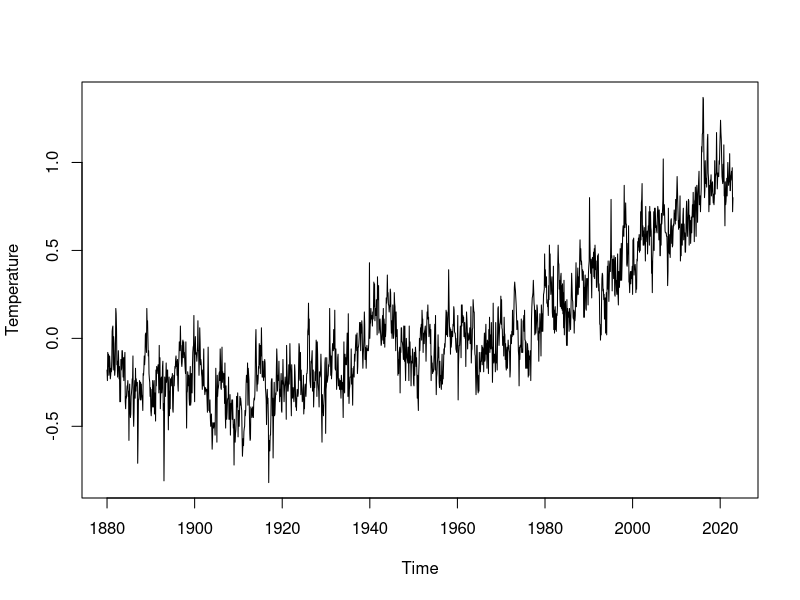
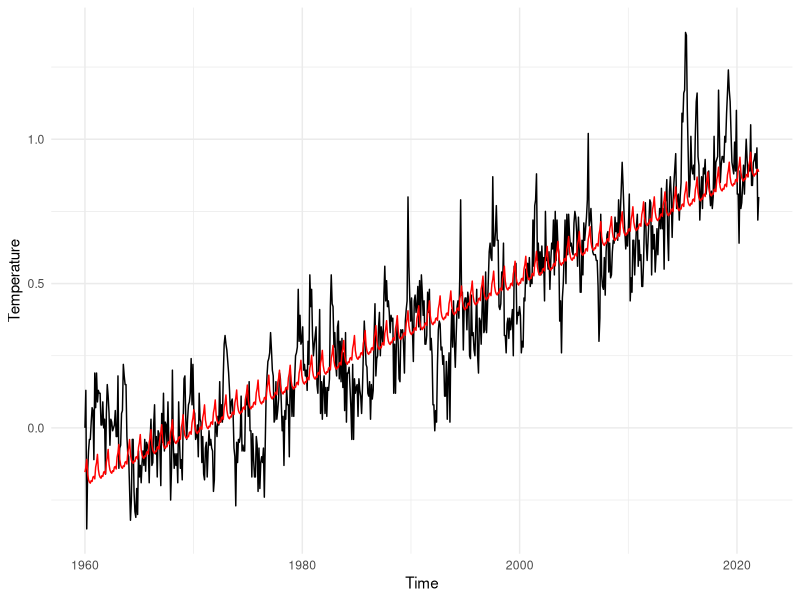
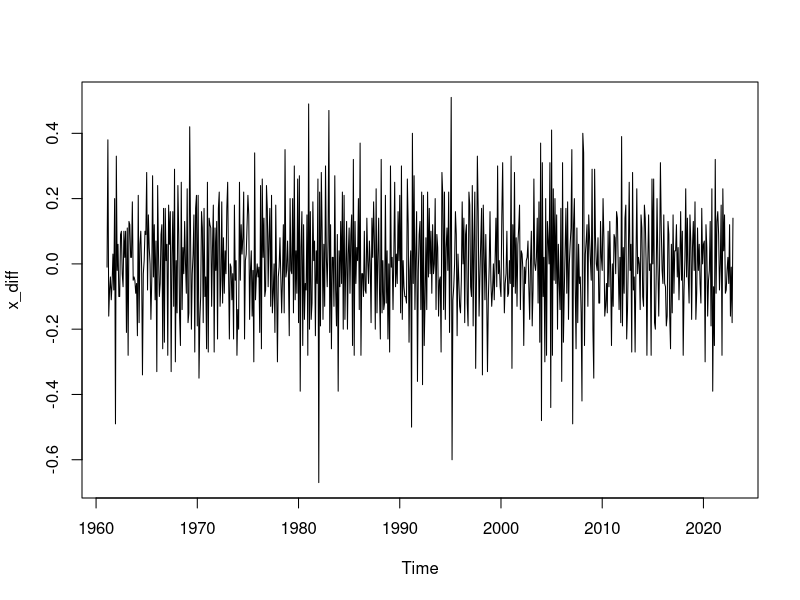
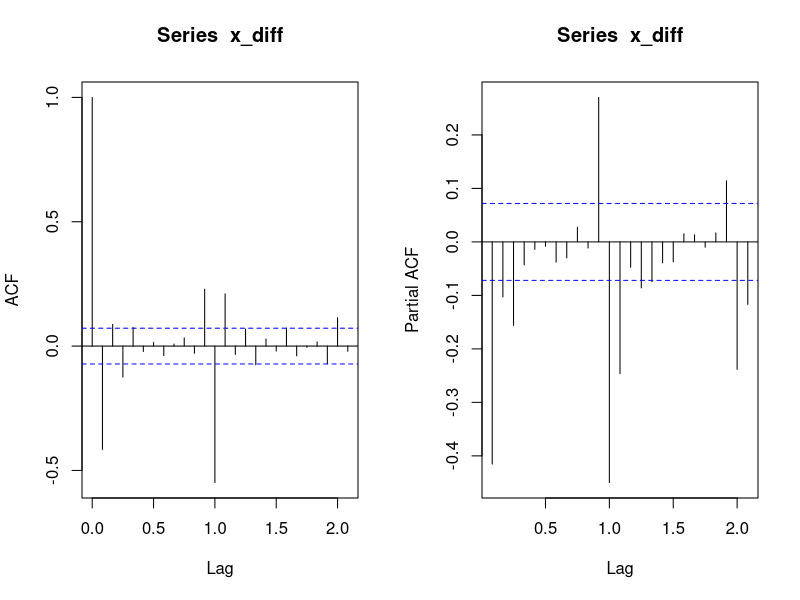
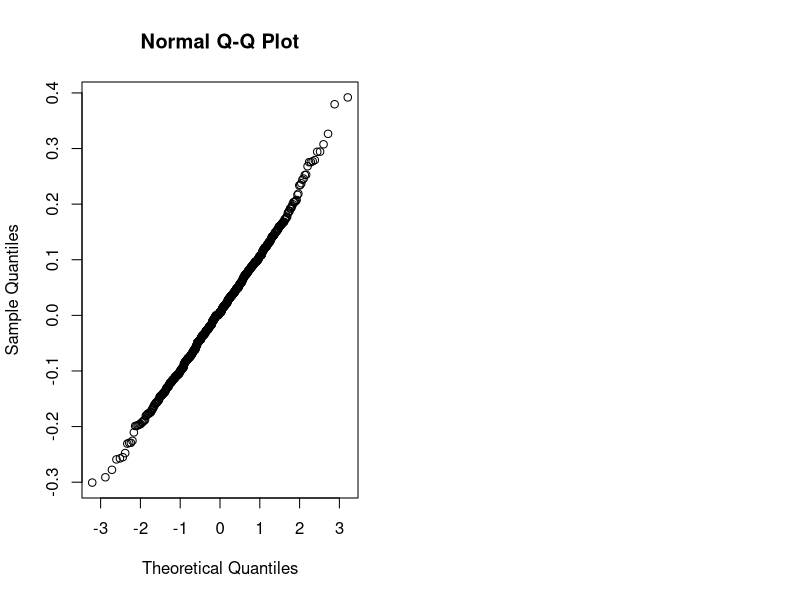
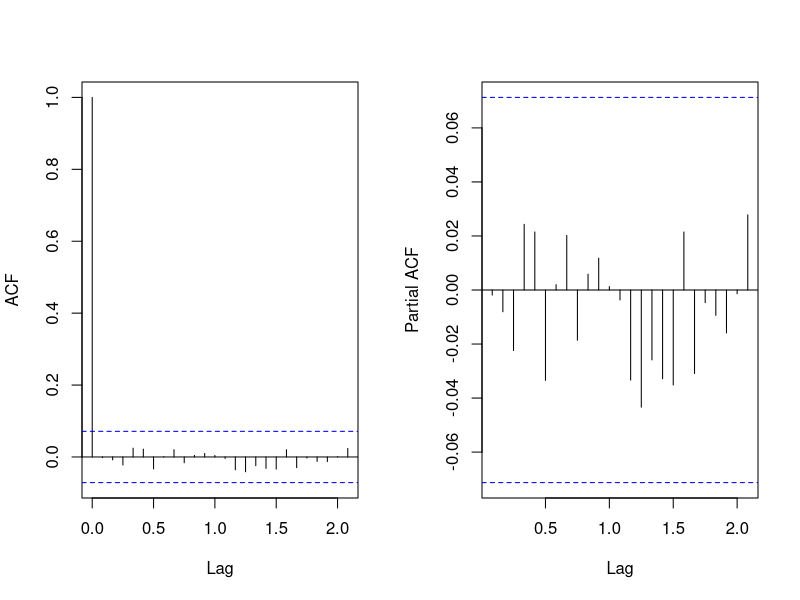
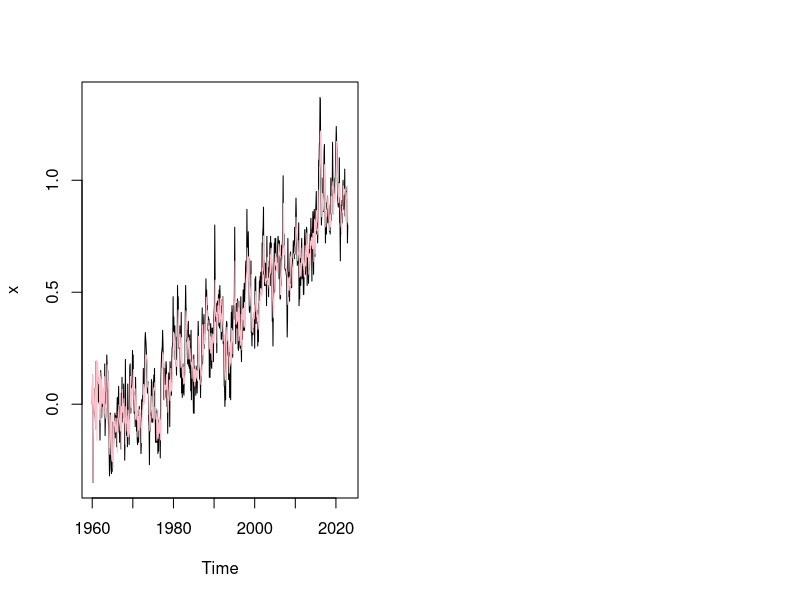
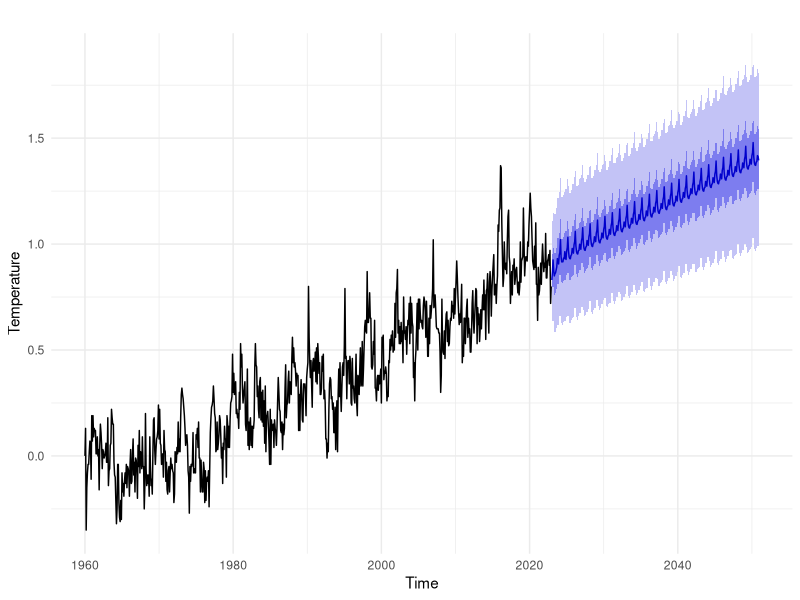

The R source for these figures, in order:
## ---- chunk 1
knitr::opts_chunk$set(echo = FALSE, message=FALSE, warning=FALSE)
library(ggplot2)
library(forecast)
library(gridExtra)
library(tidyverse)
library(MASS)
library(stats)
library(cowplot)
library(dplyr)
library(tidyr)
library(readr)
library(pROC)
library(nlme)
## ---- chunk 2
setwd("~/Google Drive/EPFL/Applied Stat/StatApp-314577/Project-5")
data <- read.csv("temperature.csv", sep=",", dec=".", head=TRUE)

x <- as.vector(t(data[, -c(1, 14:19)]))
x <- ts(x, start=1880, frequency=12)
plot(x, ylab="Temperature")

x <- ts(x[961:1716], start=1960, frequency=12)
#plot(x, ylab="Temperature")
## ---- chunk 3
# our first aim is to identify and subsequently remove it. To achieve this, we will attempt to fit the data to both a linear and quadratic over time model. The resulting fitting curves : 

lmData <- data.frame(y = x,
                     month = as.factor(rep(1:12,length(x)/12)),
                      t = 1:length(x))

# Fit with linear 

lmfit <- lm(y~., data=lmData)
#summary(lmfit)
#anova(lmfit)
#plot(x, main="de")
#points(seq(1960, 2022, length=length(x)),fitted(lmfit), type="l", col="blue")

g1 <- ggplot(lmData, aes(x=seq(1960, 2022, length=length(x))))+
  geom_line(aes(y=x))+
  geom_line(aes(y=fitted(lmfit)), color="red")+
  theme_minimal()+
  xlab("Time")+
  ylab("Temperature")

# Fit with quadratic 

lmfit2 <- lm(y~.+I(t^2), data=lmData) #+ I(exp(t-500))

g2 <- ggplot(lmData, aes(x=seq(1960, 2022, length=length(x))))+
  geom_line(aes(y=x))+
  geom_line(aes(y=fitted(lmfit2)), color="blue")+
  theme_minimal()+
  xlab("Time")+
  ylab("Temperature")

grid.arrange(g1, ncol = 1)

## ---- chunk 4
x_diff <- diff(x, lag=12)
x_diff <- diff(x_diff)
plot(x_diff)

#res <- resid(lmfit)
#plot(resid(lmfit), type="l")
## ---- chunk 5
par(mfrow = c(1, 2))
acf(x_diff, lag.max=25)
pacf(x_diff, lag.max=25)

#acf(res, lag.max=25)
#pacf(res, lag.max=25)

#par(mfrow = c(1))
## ---- chunk 6
fit_obs1 <- arima(x, order=c(3, 1, 4), seasonal=list(order=c(2, 1, 1), period=12))
#AIC(fit_obs1)
#acf(fit_obs$residuals); pacf(fit_obs$residuals)
## ---- chunk 7
fit_obs <- arima(x, order=c(3, 1, 3), seasonal=list(order=c(2, 1, 1), period=12))
#AIC(fit_obs)
#acf(fit_obs$residuals); pacf(fit_obs$residuals)
## ---- chunk 8
qqnorm(fit_obs$residuals)
## ---- chunk 9
par(mfrow = c(1, 2))
acf(fit_obs$residuals, lag.max=25, main="")
pacf(fit_obs$residuals, lag.max=25, main="")
#par(mfrow = c(1))
## ---- chunk 10
plot(x)
lines(seq(1960, 2022.9999, 1/12), fitted(fit_obs), , col="pink")
## ---- chunk 11
fit <- Arima(x, order=c(3, 1, 3), seasonal=list(order=c(2, 1, 1), period=12), include.drift = TRUE)
preds <- forecast(fit, 12*28, c(0.5,0.95)) # 2-year ahead forecast 
autoplot(x) + autolayer(preds)+ ylab("Temperature")+theme_minimal()
## ---- chunk 12
auto.arima(x)
## ---- chunk 13
fit <- Arima(x, order=c(1, 1, 2), seasonal=list(order=c(2, 0, 1), period=12), include.drift=TRUE)
preds <- forecast(fit, 12*28, c(0.5,0.95)) # 2-year ahead forecast 
autoplot(x) + autolayer(preds)+ ylab("Temperature")+theme_minimal()
## ---- chunk 14
R_struct <- corARMA(form=~t+ I(t^2), p=1) 
glsfit <- gls(y~t+ I(t^2)  + I(exp(t*0.001))+month, data=lmData, corr=R_struct, method="ML")

newData <- data.frame(t = 757:1680, month=rep(1:12, 77))
newData$month <- as.factor(newData$month)

plot(x, xlim=c(1960, 2100))
lines(seq(1960, 2022.9999, 1/12), glsfit$fitted, col="pink")
lines(seq(2023, 2099.9999, 1/12), predict(glsfit, newData), col="pink")
## ---- chunk 15
R_struct <- corARMA(form=~t, p=1) 
glsfit <- gls(y~t+I(t^2) + month, data=lmData, corr=R_struct, method="ML")
subfit_1 <- gls(y~t+month, data=lmData, corr=R_struct, method="ML")
subfit_2 <- gls(y~I(t^2)+month, data=lmData, corr=R_struct, method="ML")
#subfit_2 <- gls(y~I(t^2), data=lmData, corr=R_struct, method="ML")
#subfit_3 <- gls(y~month, data=lmData, corr=R_struct, method="ML")

#subfit_2 <- gls(y~I(t^2)+month, data=lmData, corr=R_struct, method="ML")
#anova(glsfit_0, glsfit)

anova(subfit_1, glsfit)
anova(subfit_2, glsfit)
#anova(subfit_3, glsfit)

#1-pchisq(2*(glsfit$logLik - subfit_1$logLik), length(coef(glsfit)) - length(coef(subfit_1)))
#1-pchisq(2*(glsfit$logLik - subfit_2$logLik), length(coef(glsfit)) - length(coef(subfit_2)))
## ---- chunk 16
# Une p-value inférieure à un seuil prédéfini (par exemple, 0,05) indique que la différence entre les modèles est significative.

glsfit <- gls(y~t+month+I(t^2), data=lmData,  corr=R_struct, method="ML")
glsfit1 <- gls(y~t+I(t^2), data=lmData, corr=R_struct, method="ML")
glsfit2 <- gls(y~month, data=lmData, corr=R_struct, method="ML")
#Anova(glsfit, type=2)
#anova(glsfit1, glsfit)
anova(glsfit2, glsfit)

